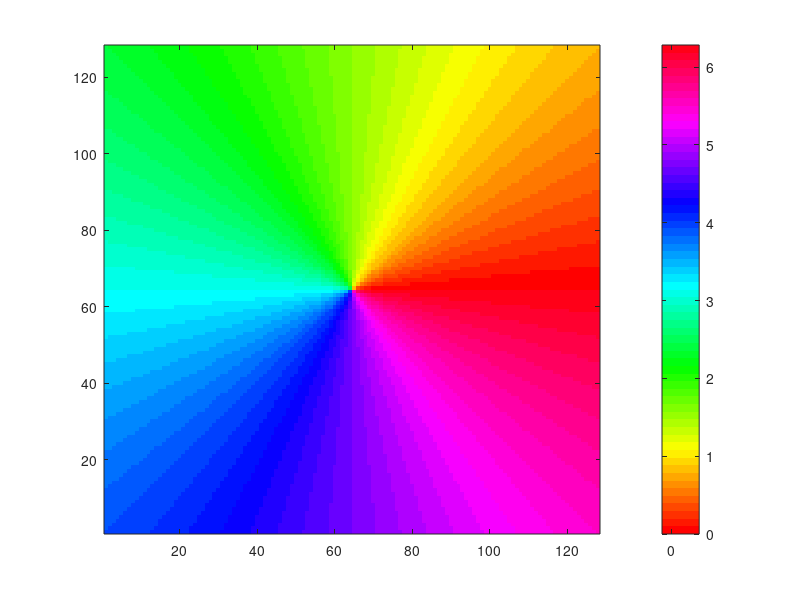

Write MATLAB code to recreate this figure.

M = 128;
N = 128;
x = single(linspace(-1,1,M));
y = single(linspace(-1,1,N));
%[yy,xx] = ndgrid(-N/2:N/2-1,-M/2:M/2-1);
[xx,yy] = meshgrid(x,y);

phi = mod(atan2(yy,xx),2*pi);
imagesc(phi);
colormap('hsv');colorbar('XTick',0:pi/2:2*pi,'XTickLabel',{'0','\pi/2','\pi','3\pi/2','2\pi'});axis xy;caxis([0,2*pi]);
